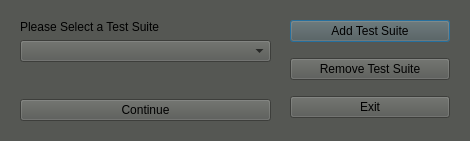
<?xml version="1.0" encoding="UTF-8"?>
<ui version="4.0">
 <class>welcome_window</class>
 <widget class="QDialog" name="welcome_window">
  <property name="geometry">
   <rect>
    <x>0</x>
    <y>0</y>
    <width>470</width>
    <height>141</height>
   </rect>
  </property>
  <property name="windowTitle">
   <string>Welcome to BEETS</string>
  </property>
  <widget class="QStackedWidget" name="stackedWidget">
   <property name="geometry">
    <rect>
     <x>0</x>
     <y>0</y>
     <width>471</width>
     <height>171</height>
    </rect>
   </property>
   <property name="styleSheet">
    <string notr="true">background-color: rgb(85, 87, 83);</string>
   </property>
   <widget class="QWidget" name="welcome">
    <widget class="QWidget" name="verticalLayoutWidget">
     <property name="geometry">
      <rect>
       <x>290</x>
       <y>10</y>
       <width>160</width>
       <height>121</height>
      </rect>
     </property>
     <layout class="QVBoxLayout" name="verticalLayout">
      <item>
       <widget class="QPushButton" name="add_suite">
        <property name="text">
         <string>Add Test Suite</string>
        </property>
       </widget>
      </item>
      <item>
       <widget class="QPushButton" name="remove_suite">
        <property name="text">
         <string>Remove Test Suite</string>
        </property>
       </widget>
      </item>
      <item>
       <widget class="QPushButton" name="exit">
        <property name="text">
         <string>Exit</string>
        </property>
       </widget>
      </item>
     </layout>
    </widget>
    <widget class="QWidget" name="verticalLayoutWidget_2">
     <property name="geometry">
      <rect>
       <x>20</x>
       <y>20</y>
       <width>251</width>
       <height>101</height>
      </rect>
     </property>
     <layout class="QVBoxLayout" name="verticalLayout_2">
      <item>
       <widget class="QLabel" name="label">
        <property name="text">
         <string>Please Select a Test Suite</string>
        </property>
       </widget>
      </item>
      <item>
       <widget class="QComboBox" name="comboBox"/>
      </item>
      <item>
       <spacer name="verticalSpacer">
        <property name="orientation">
         <enum>Qt::Vertical</enum>
        </property>
        <property name="sizeHint" stdset="0">
         <size>
          <width>20</width>
          <height>20</height>
         </size>
        </property>
       </spacer>
      </item>
      <item>
       <widget class="QPushButton" name="continue_2">
        <property name="text">
         <string>Continue</string>
        </property>
       </widget>
      </item>
     </layout>
    </widget>
   </widget>
   <widget class="QWidget" name="rmSuite">
    <widget class="QWidget" name="verticalLayoutWidget_3">
     <property name="geometry">
      <rect>
       <x>20</x>
       <y>20</y>
       <width>431</width>
       <height>83</height>
      </rect>
     </property>
     <layout class="QVBoxLayout" name="verticalLayout_3">
      <item>
       <widget class="QLabel" name="label_2">
        <property name="text">
         <string>Please select the test suite you wish to remove</string>
        </property>
        <property name="alignment">
         <set>Qt::AlignCenter</set>
        </property>
       </widget>
      </item>
      <item>
       <widget class="QComboBox" name="comboBox_2"/>
      </item>
      <item>
       <layout class="QHBoxLayout" name="horizontalLayout">
        <item>
         <widget class="QPushButton" name="cancel">
          <property name="text">
           <string>Cancel</string>
          </property>
         </widget>
        </item>
        <item>
         <widget class="QPushButton" name="delete_2">
          <property name="text">
           <string>Delete</string>
          </property>
         </widget>
        </item>
       </layout>
      </item>
     </layout>
    </widget>
   </widget>
   <widget class="QWidget" name="addSuite">
    <widget class="QWidget" name="formLayoutWidget">
     <property name="geometry">
      <rect>
       <x>20</x>
       <y>20</y>
       <width>431</width>
       <height>71</height>
      </rect>
     </property>
     <layout class="QFormLayout" name="formLayout">
      <item row="0" column="0">
       <widget class="QLabel" name="label_3">
        <property name="text">
         <string>Test Suite Name:</string>
        </property>
       </widget>
      </item>
      <item row="0" column="1">
       <widget class="QLineEdit" name="name"/>
      </item>
      <item row="1" column="0">
       <widget class="QLabel" name="label_4">
        <property name="text">
         <string>Source Executable</string>
        </property>
       </widget>
      </item>
      <item row="1" column="1">
       <widget class="QLineEdit" name="source_exe"/>
      </item>
     </layout>
    </widget>
    <widget class="QWidget" name="horizontalLayoutWidget_2">
     <property name="geometry">
      <rect>
       <x>200</x>
       <y>100</y>
       <width>251</width>
       <height>31</height>
      </rect>
     </property>
     <layout class="QHBoxLayout" name="horizontalLayout_2">
      <item>
       <widget class="QPushButton" name="cancel_2">
        <property name="text">
         <string>Cancel</string>
        </property>
       </widget>
      </item>
      <item>
       <widget class="QPushButton" name="save_cont">
        <property name="text">
         <string>Save &amp; Continue</string>
        </property>
       </widget>
      </item>
     </layout>
    </widget>
   </widget>
  </widget>
 </widget>
 <resources/>
 <connections/>
</ui>
